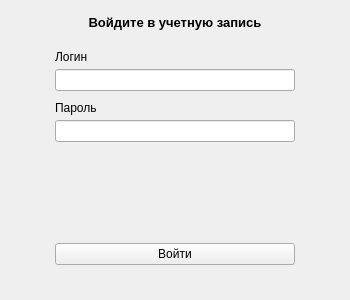
<?xml version="1.0" encoding="UTF-8"?>
<ui version="4.0">
 <class>LoginDialog</class>
 <widget class="QWidget" name="LoginDialog">
  <property name="windowModality">
   <enum>Qt::NonModal</enum>
  </property>
  <property name="geometry">
   <rect>
    <x>0</x>
    <y>0</y>
    <width>350</width>
    <height>300</height>
   </rect>
  </property>
  <property name="minimumSize">
   <size>
    <width>350</width>
    <height>300</height>
   </size>
  </property>
  <property name="maximumSize">
   <size>
    <width>350</width>
    <height>300</height>
   </size>
  </property>
  <property name="palette">
   <palette>
    <active>
     <colorrole role="Highlight">
      <brush brushstyle="SolidPattern">
       <color alpha="255">
        <red>0</red>
        <green>120</green>
        <blue>215</blue>
       </color>
      </brush>
     </colorrole>
    </active>
    <inactive>
     <colorrole role="Highlight">
      <brush brushstyle="SolidPattern">
       <color alpha="255">
        <red>240</red>
        <green>240</green>
        <blue>240</blue>
       </color>
      </brush>
     </colorrole>
    </inactive>
    <disabled>
     <colorrole role="Highlight">
      <brush brushstyle="SolidPattern">
       <color alpha="255">
        <red>0</red>
        <green>120</green>
        <blue>215</blue>
       </color>
      </brush>
     </colorrole>
    </disabled>
   </palette>
  </property>
  <property name="windowTitle">
   <string>Авторизация</string>
  </property>
  <layout class="QVBoxLayout" name="verticalLayout">
   <property name="spacing">
    <number>20</number>
   </property>
   <property name="sizeConstraint">
    <enum>QLayout::SetDefaultConstraint</enum>
   </property>
   <property name="leftMargin">
    <number>15</number>
   </property>
   <property name="topMargin">
    <number>15</number>
   </property>
   <property name="rightMargin">
    <number>15</number>
   </property>
   <property name="bottomMargin">
    <number>35</number>
   </property>
   <item>
    <widget class="QLabel" name="label">
     <property name="acceptDrops">
      <bool>false</bool>
     </property>
     <property name="styleSheet">
      <string notr="true">font-weight: 600; font-size: 10pt; color: black;</string>
     </property>
     <property name="text">
      <string>Войдите в учетную запись</string>
     </property>
     <property name="scaledContents">
      <bool>false</bool>
     </property>
     <property name="alignment">
      <set>Qt::AlignCenter</set>
     </property>
    </widget>
   </item>
   <item>
    <layout class="QHBoxLayout" name="horizontalLayout" stretch="0,2,0">
     <item>
      <spacer name="horizontalSpacer">
       <property name="orientation">
        <enum>Qt::Horizontal</enum>
       </property>
       <property name="sizeHint" stdset="0">
        <size>
         <width>40</width>
         <height>20</height>
        </size>
       </property>
      </spacer>
     </item>
     <item>
      <layout class="QVBoxLayout" name="formLayout">
       <property name="spacing">
        <number>20</number>
       </property>
       <item>
        <layout class="QVBoxLayout" name="inputsLayout">
         <property name="spacing">
          <number>10</number>
         </property>
         <item>
          <layout class="QVBoxLayout" name="inputGroup">
           <property name="spacing">
            <number>5</number>
           </property>
           <item>
            <widget class="QLabel" name="usernameLabel">
             <property name="text">
              <string>Логин</string>
             </property>
            </widget>
           </item>
           <item>
            <widget class="QLineEdit" name="usernameInput"/>
           </item>
          </layout>
         </item>
         <item>
          <layout class="QVBoxLayout" name="inputGroup_2">
           <property name="spacing">
            <number>5</number>
           </property>
           <item>
            <widget class="QLabel" name="passwordLabel">
             <property name="text">
              <string>Пароль</string>
             </property>
            </widget>
           </item>
           <item>
            <widget class="QLineEdit" name="passwordInput">
             <property name="echoMode">
              <enum>QLineEdit::Password</enum>
             </property>
            </widget>
           </item>
          </layout>
         </item>
        </layout>
       </item>
       <item>
        <spacer name="verticalSpacer_2">
         <property name="orientation">
          <enum>Qt::Vertical</enum>
         </property>
         <property name="sizeHint" stdset="0">
          <size>
           <width>20</width>
           <height>40</height>
          </size>
         </property>
        </spacer>
       </item>
       <item>
        <widget class="QPushButton" name="loginButton">
         <property name="cursor">
          <cursorShape>PointingHandCursor</cursorShape>
         </property>
         <property name="text">
          <string>Войти</string>
         </property>
        </widget>
       </item>
      </layout>
     </item>
     <item>
      <spacer name="horizontalSpacer_2">
       <property name="orientation">
        <enum>Qt::Horizontal</enum>
       </property>
       <property name="sizeHint" stdset="0">
        <size>
         <width>40</width>
         <height>20</height>
        </size>
       </property>
      </spacer>
     </item>
    </layout>
   </item>
  </layout>
 </widget>
 <resources/>
 <connections/>
</ui>
